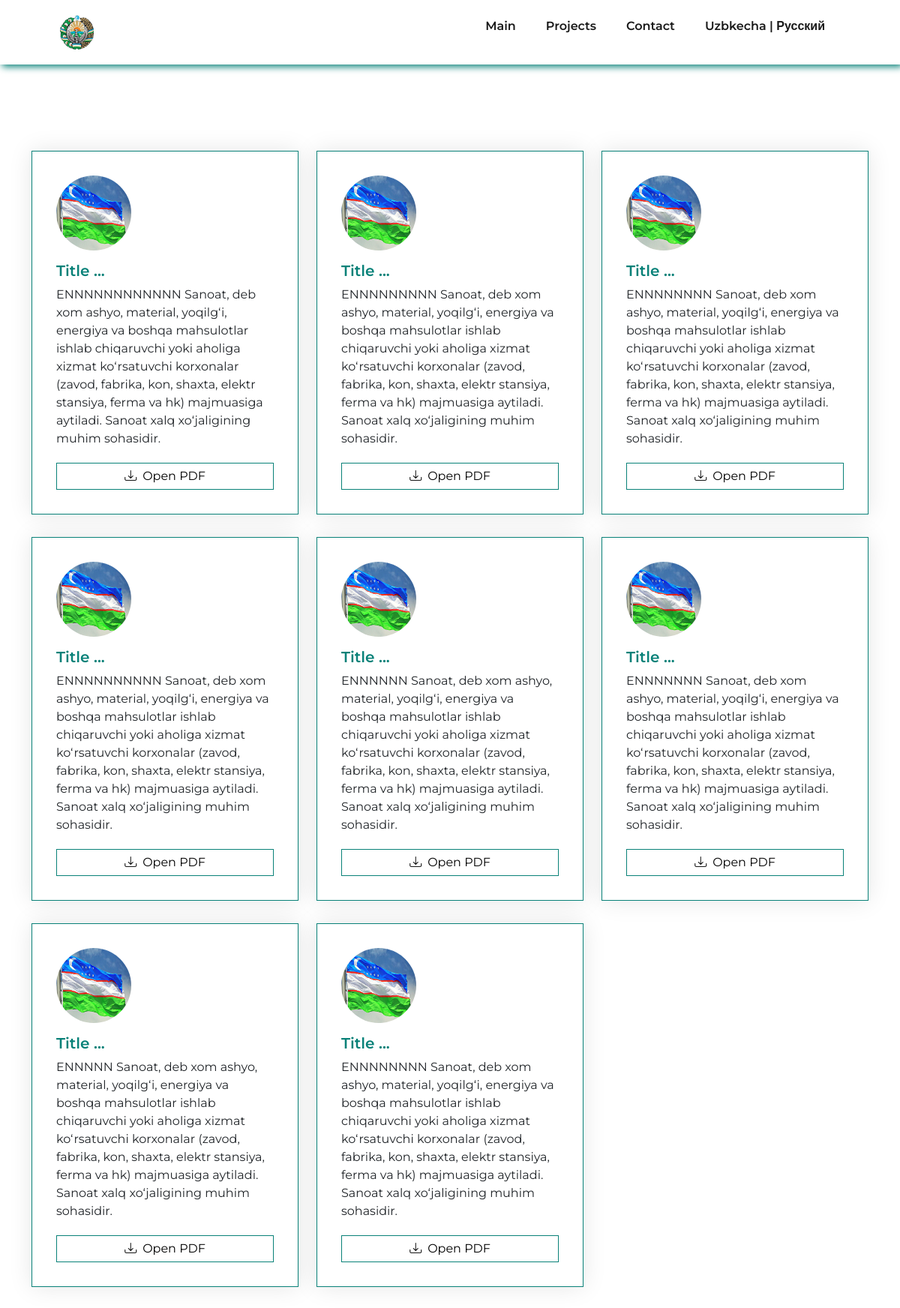
The app's page /en/project/ with its own data.
### app/models.py (models this page shows, shortened)
class Project(models.Model):
    PriceChopiceUzEn = (
        ("0.5 - 1 million $", "0.5 - 1 million $"),
        ("1 - 5 million $", "1 - 5 million $"),
        ("5 - 10 million $", "5 - 10 million $"),
        ("10 - 15 million $", "10 - 15 million $"),
        ("15 - 20 million $", "15 - 20 million $"),
        ("20 - 25 million $", "20 - 25 million $"),
        ("25 - 30 million $", "25 - 30 million $"),
        ("30 + million $", "30 + million $"),
    )
    PriceChopiceRu = (
        ("0.5 - 1 миллион $", "0.5 - 1 миллион $"),
        ("1 - 5 миллион $", "1 - 5 миллион $"),
        ("5 - 10 миллион $", "5 - 10 миллион $"),
        ("10 - 15 миллион $", "10 - 15 миллион $"),
        ("15 - 20 миллион $", "15 - 20 миллион $"),
        ("20 - 25 миллион $", "20 - 25 миллион $"),
        ("25 - 30 миллион $", "25 - 30 миллион $"),
        ("30 + миллион $", "30 + миллион $"),
    )
    image = models.ImageField(upload_to='Project/')
    title_uz = models.CharField(max_length=155, verbose_name='Sarlavha')
    title_ru = models.CharField(max_length=155, verbose_name='Заголовок')
    title_en = models.CharField(max_length=155, verbose_name='Title')
    pdf_uz = models.FileField(upload_to='PDF_uzb/', verbose_name="Uzbekcha PDF")
    pdf_ru = models.FileField(upload_to='PDF_rus/', verbose_name="Русский PDF")
    pdf_en = models.FileField(upload_to='PDF_eng/', verbose_name="English PDF")
    category_uz = models.ForeignKey(to=CategoryUz, on_delete=models.CASCADE, verbose_name='Kategoriya')
    category_ru = models.ForeignKey(to=CategoryRu, on_delete=models.CASCADE, verbose_name='Категория')
    category_en = models.ForeignKey(to=CategoryEN, on_delete=models.CASCADE, verbose_name='Category')
    price_uz = models.CharField(max_length=155, choices=PriceChopiceUzEn, verbose_name='Narxi')
    price_ru = models.CharField(max_length=155, choices=PriceChopiceRu, verbose_name='Цена')
    price_en = models.CharField(max_length=155, choices=PriceChopiceUzEn, verbose_name='Price')
    description_uz = models.TextField(verbose_name='Tavsif')
    description_ru = models.TextField(verbose_name='Описание')
    description_en = models.TextField(verbose_name='Description')

### app/views.py (the view)
# urls.py: path('en/project/', project_en, name='project_en'),
def project_en(request):
    project = Project.objects.all()
    context = {
        'project': project,
    }
    return render(request, 'loyihalar/project_en.html', context)

### templates/loyihalar/project_en.html (shortened to what this page needs)
{% load static %}
<!DOCTYPE html>
<html lang="en">
<head>
    <link href="https://cdn.jsdelivr.net/npm/bootstrap@4.4.1/dist/css/bootstrap.min.css" rel="stylesheet">
    <link rel="stylesheet" href="https://cdn.jsdelivr.net/npm/bootstrap-icons@1.10.5/font/bootstrap-icons.css">
    <link href="https://cdn.jsdelivr.net/npm/bootstrap@5.3.0/dist/css/bootstrap.min.css" rel="stylesheet"
>
    <link rel="stylesheet" href="{% static 'css/index.css' %}">
    <link href="https://unpkg.com/aos@2.3.1/dist/aos.css" rel="stylesheet">
    <link rel="stylesheet" href="https://cdnjs.cloudflare.com/ajax/libs/font-awesome/4.7.0/css/font-awesome.min.css">
    <link href="https://maxcdn.bootstrapcdn.com/font-awesome/4.3.0/css/font-awesome.min.css" rel="stylesheet">
</head>
<body>
{% include 'main/header/header_en.html' %}
<section class="section services-section" id="services">
    <div class="container">
        <div class="row">
            {% for project in project %}
                <div class="col-sm-6 col-lg-4">
                    <div class="feature-box-1">
                        <img src="{{ project.image.url }}" width="" alt="">
                        <div class="feature-content">
                            <h5>{{ project.title_en | slice:29 }} ...</h5>
                            <p>{{ project.description_en }}</p>
                            <a href="{{ project.pdf_en.url }}">
                                <button><i class="bi bi-download"></i>&ensp;Open PDF</button>
                            </a>
                        </div>
                    </div>
                </div>
            {% endfor %}
        </div>
    </div>
</section>
</body>
</html>

### app/static/css/index.css (style rules this page uses)
* { margin: 0; padding: 0; box-sizing: border-box; font-family: 'Montserrat', sans-serif; }

### templates/loyihalar/project_en.html (style rules this page uses)
.feature-box-1 { padding: 32px; box-shadow: 0 0 30px rgba(0, 0, 0, 0.1); margin: 15px 0; position: relative; z-index: 1; border: 1px solid #088178; overflow: hidden; transition: ease all 0.35s; top: 0; }
.feature-box-1 h5 { color: #088178; font-weight: 600; }
.feature-box-1 p { margin: 0; }
.section { padding: 100px 0; position: relative; }
.feature-box-1 img { width: 100px; margin-bottom: 15px; height: 100px; border-radius: 50%; }
.feature-content button { padding: 5px; margin-top: 20px; background-color: transparent; border: 1px solid #088178; font-size: 16px; transition: 0.3s ease-out; width: 100%; }

### records on screen
Project: image (picture), title_en "Title", description_en "ENNNNNNNNNNNN Sanoat, deb xom ashyo, material, yoqilgʻi, energiya va boshqa mahsulotlar ishlab chiqaruvchi yoki aholiga xizmat koʻrsatuvchi korxonalar (zavod, fabrika, kon, shaxta, elektr stansiya, ferma va hk) majmuasiga aytiladi. Sanoat xalq xoʻjaligining muhim sohasidir."
Project: image (picture), title_en "Title", description_en "ENNNNNNNNN Sanoat, deb xom ashyo, material, yoqilgʻi, energiya va boshqa mahsulotlar ishlab chiqaruvchi yoki aholiga xizmat koʻrsatuvchi korxonalar (zavod, fabrika, kon, shaxta, elektr stansiya, ferma va hk) majmuasiga aytiladi. Sanoat xalq xoʻjaligining muhim sohasidir."
Project: image (picture), title_en "Title", description_en "ENNNNNNNN Sanoat, deb xom ashyo, material, yoqilgʻi, energiya va boshqa mahsulotlar ishlab chiqaruvchi yoki aholiga xizmat koʻrsatuvchi korxonalar (zavod, fabrika, kon, shaxta, elektr stansiya, ferma va hk) majmuasiga aytiladi. Sanoat xalq xoʻjaligining muhim sohasidir."
Project: image (picture), title_en "Title", description_en "ENNNNNNNNNN Sanoat, deb xom ashyo, material, yoqilgʻi, energiya va boshqa mahsulotlar ishlab chiqaruvchi yoki aholiga xizmat koʻrsatuvchi korxonalar (zavod, fabrika, kon, shaxta, elektr stansiya, ferma va hk) majmuasiga aytiladi. Sanoat xalq xoʻjaligining muhim sohasidir."
Project: image (picture), title_en "Title", description_en "ENNNNNN Sanoat, deb xom ashyo, material, yoqilgʻi, energiya va boshqa mahsulotlar ishlab chiqaruvchi yoki aholiga xizmat koʻrsatuvchi korxonalar (zavod, fabrika, kon, shaxta, elektr stansiya, ferma va hk) majmuasiga aytiladi. Sanoat xalq xoʻjaligining muhim sohasidir."
Project: image (picture), title_en "Title", description_en "ENNNNNNN Sanoat, deb xom ashyo, material, yoqilgʻi, energiya va boshqa mahsulotlar ishlab chiqaruvchi yoki aholiga xizmat koʻrsatuvchi korxonalar (zavod, fabrika, kon, shaxta, elektr stansiya, ferma va hk) majmuasiga aytiladi. Sanoat xalq xoʻjaligining muhim sohasidir."
Project: image (picture), title_en "Title", description_en "ENNNNN Sanoat, deb xom ashyo, material, yoqilgʻi, energiya va boshqa mahsulotlar ishlab chiqaruvchi yoki aholiga xizmat koʻrsatuvchi korxonalar (zavod, fabrika, kon, shaxta, elektr stansiya, ferma va hk) majmuasiga aytiladi. Sanoat xalq xoʻjaligining muhim sohasidir."
Project: image (picture), title_en "Title", description_en "ENNNNNNNN Sanoat, deb xom ashyo, material, yoqilgʻi, energiya va boshqa mahsulotlar ishlab chiqaruvchi yoki aholiga xizmat koʻrsatuvchi korxonalar (zavod, fabrika, kon, shaxta, elektr stansiya, ferma va hk) majmuasiga aytiladi. Sanoat xalq xoʻjaligining muhim sohasidir."
